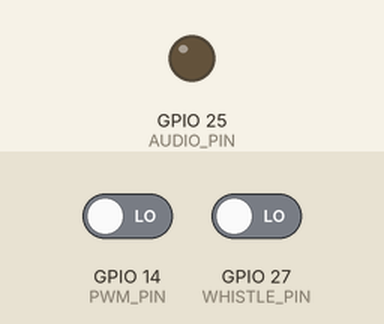
Bench run of a sketch on a simulated ESP32. Shown: output pins drawn as LEDs (lit = HIGH). The test bench sets the inputs (shaded band); at power-on: GPIO 14 (PWM_PIN) LOW, GPIO 27 (WHISTLE_PIN) LOW. Storage starts empty; random numbers use the default seed unless the sketch sets one.

Above: at 0.18 s.
Timing chart, 0 to 0.4 s (numbered marks = the images above):
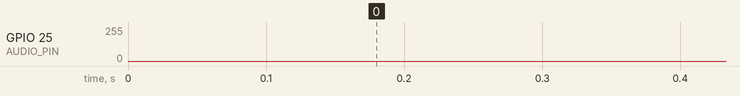

The sketch:

another_version_reverse.ino
```cpp
#include <Arduino.h>
#include <SPIFFS.h>

// -------- PINY --------
#define PWM_PIN 14
#define WHISTLE_PIN 27
#define AUDIO_PIN 25

// -------- AUDIO --------
#define SAMPLE_RATE 22050
#define MAX_CHANNELS 3 // 0: engine, 1: whistle, 2: coal

#define FP_SHIFT 8
#define FP_ONE (1 << FP_SHIFT)

// -------- STRUKTURY --------
struct Sample {
  uint8_t *data;
  int length;
};

struct Voice {
  Sample *sample;
  volatile uint32_t pos;
  volatile bool active;
  uint32_t pitch;
  uint16_t volume;
  bool loop; // NOWE – czy zapętlać
};

// -------- PRÓBKI --------
Sample engine, whistle, coal;
Voice voices[MAX_CHANNELS];

// -------- PWM --------
volatile uint32_t pwm_raw_speed = 0;
volatile uint32_t pwm_raw_whistle = 0;
uint32_t start_speed = 0;
uint32_t start_whistle = 0;

// -------- STAN --------
float filteredPWM = 1500;
float currentSpeed = 0;
float targetSpeed = 0;
float direction = 0;

float steamLevel = 0;

unsigned long lastCoalTime = 0;
unsigned long nextCoalDelay = 20000 + random(20000); // 20–40s

// -------- ISR PWM --------
void IRAM_ATTR handleSpeedPWM() {
  if (digitalRead(PWM_PIN)) start_speed = micros();
  else pwm_raw_speed = micros() - start_speed;
}

void IRAM_ATTR handleWhistlePWM() {
  if (digitalRead(WHISTLE_PIN)) start_whistle = micros();
  else pwm_raw_whistle = micros() - start_whistle;
}

// -------- TIMER AUDIO --------
hw_timer_t *timer = NULL;
portMUX_TYPE mux = portMUX_INITIALIZER_UNLOCKED;
volatile int lastOut = 128;

void IRAM_ATTR onTimer() {
  int32_t mix = 0;
  bool anyActive = false;

  portENTER_CRITICAL_ISR(&mux);

  for (int i = 0; i < MAX_CHANNELS; i++) {
    if (!voices[i].active || voices[i].sample == NULL) continue;

    anyActive = true;

    int idx = voices[i].pos >> FP_SHIFT;
    int len = voices[i].sample->length;

    if (idx >= len) {
      if (voices[i].loop) {
        voices[i].pos = 0;
        idx = 0;
      } else {
        voices[i].active = false;
        continue;
      }
    }

    int32_t val =
      ((int32_t)voices[i].sample->data[idx] - 128) *
      voices[i].volume / 255;

    mix += val;
    voices[i].pos += voices[i].pitch;
  }

  portEXIT_CRITICAL_ISR(&mux);

  // -------- DELIKATNA PARA --------
  static int32_t noise = 0;
  noise = (noise * 7 + (esp_random() & 0xFF) - 128) >> 3;

  int32_t steam = (noise * (5 + steamLevel * 15)) / 255;

  int32_t out;

  if (anyActive) {
    out = mix + steam + 128;
    lastOut = constrain(out, 0, 255);
  } else {
    lastOut += ((128 - lastOut) >> 3);
    out = lastOut + steam / 2;
  }

  dacWrite(AUDIO_PIN, (uint8_t)out);
}

// -------- WAV --------
Sample loadWav(const char *path) {
  File f = SPIFFS.open(path);
  Sample s = {NULL, 0};

  if (!f || f.size() < 44) return s;

  s.length = f.size() - 44;
  s.data = (uint8_t*)malloc(s.length);

  f.seek(44);
  f.read(s.data, s.length);
  f.close();

  return s;
}

// -------- PLAY --------
void playVoice(int ch, Sample &s, uint32_t pitch, uint16_t vol, bool loop=false) {
  if (ch >= MAX_CHANNELS || s.data == NULL) return;

  portENTER_CRITICAL(&mux);
  voices[ch].sample = &s;
  voices[ch].pos = 0;
  voices[ch].pitch = pitch;
  voices[ch].volume = vol;
  voices[ch].loop = loop;
  voices[ch].active = true;
  portEXIT_CRITICAL(&mux);
}

// -------- SETUP --------
void setup() {
  Serial.begin(115200);
  SPIFFS.begin(true);

  engine = loadWav("/engine.wav");   // klikający korbowód
  whistle = loadWav("/whistle.wav");
  coal = loadWav("/coal.wav");       // zasypywanie

  pinMode(PWM_PIN, INPUT);
  pinMode(WHISTLE_PIN, INPUT_PULLDOWN);

  attachInterrupt(digitalPinToInterrupt(PWM_PIN), handleSpeedPWM, CHANGE);
  attachInterrupt(digitalPinToInterrupt(WHISTLE_PIN), handleWhistlePWM, CHANGE);

  timer = timerBegin(1000000);
  timerAttachInterrupt(timer, &onTimer);
  timerAlarm(timer, 1000000 / SAMPLE_RATE, true, 0);
}

// -------- LOOP --------
void loop() {

  // --- filtr PWM ---
  filteredPWM = filteredPWM * 0.8 + pwm_raw_speed * 0.2;
  uint32_t pSpeed = filteredPWM;
  uint32_t pWhistle = pwm_raw_whistle;

  // --- kierunek ---
  if (pSpeed > 1600 && pSpeed < 2100) {
    targetSpeed = (pSpeed - 1600) / 400.0;
    direction = 1;
  }
  else if (pSpeed < 1400 && pSpeed > 900) {
    targetSpeed = (1400 - pSpeed) / 400.0;
    direction = -1;
  }
  else {
    targetSpeed = 0;
    direction = 0;
  }

  targetSpeed = constrain(targetSpeed, 0, 1);

  // --- bezwładność ---
  currentSpeed += (targetSpeed - currentSpeed) * 0.02;

  // --- poziom pary ---
  steamLevel += (currentSpeed - steamLevel) * 0.02;

  // -------- SILNIK (ciągły loop) --------
  if (!voices[0].active && engine.data != NULL) {
    playVoice(0, engine, FP_ONE, 120, true);
  }

  // pitch zależny od prędkości
  float pitchF;

  if (direction >= 0) {
    pitchF = 0.5 + currentSpeed * 2.0;
  } else {
    pitchF = 0.4 + currentSpeed * 1.5; // wolniejszy wstecz
  }

  voices[0].pitch = pitchF * FP_ONE;
  voices[0].volume = 80 + currentSpeed * 120;

  // -------- GWIZDEK --------
  if (pWhistle > 1650 && !voices[1].active) {
    playVoice(1, whistle, FP_ONE, 255, false);
  }

  // -------- WĘGIEL (LOSOWO) --------
  if (millis() - lastCoalTime > nextCoalDelay) {
    playVoice(2, coal, FP_ONE, 200, false);

    lastCoalTime = millis();
    nextCoalDelay = 20000 + random(30000); // 20–50s
  }
}
```
